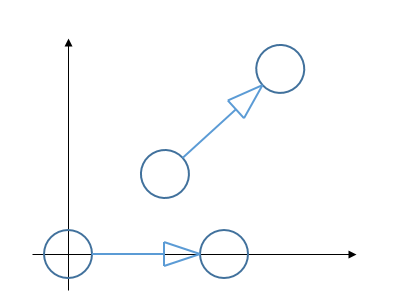
#> input picture fig.png, 393 x 300 px
$ python hough-transform.py
#> lines starting #> are read from the running program, lines starting #| are printed output that depends on the picture; after the words box and inside, x2 and y2 are one past the last pixel; in counts of white or black regions, pixels touching at a corner belong together
import cv2
import numpy as np
import matplotlib.pyplot as plt
import matplotlib.lines as mlines


def line_detection_non_vectorized(image, edge_image, num_rhos=180, num_thetas=180, t_count=220):
    edge_height, edge_width = edge_image.shape[:2]  # height and whdth
    edge_height_half, edge_width_half = edge_height / 2, edge_width / 2  # half
    #
    # diagonal hypothenuse
    d = np.sqrt(np.square(edge_height) + np.square(edge_width))
    dtheta = 180 / num_thetas  # 0 - 180
    drho = (2 * d) / num_rhos
    #
    thetas = np.arange(0, 180, step=dtheta)  # 180 values
    rhos = np.arange(-d, d, step=drho)  # accuracy
    #
    cos_thetas = np.cos(np.deg2rad(thetas))  # thetas cos acos+bsin
    sin_thetas = np.sin(np.deg2rad(thetas))  # thetas sin
    #
    accumulator = np.zeros((len(rhos), len(rhos)))  # intersect
    #
    figure = plt.figure(figsize=(12, 12))
    subplot1 = figure.add_subplot(1, 4, 1)
    subplot1.imshow(image)
    subplot2 = figure.add_subplot(1, 4, 2)
    subplot2.imshow(edge_image, cmap="gray")
    subplot3 = figure.add_subplot(1, 4, 3)
    subplot3.set_facecolor((0, 0, 0))
    subplot4 = figure.add_subplot(1, 4, 4)
    subplot4.imshow(image)
    #
    for y in range(edge_height):
        for x in range(edge_width):
            if edge_image[y][x] != 0:
                edge_point = [y - edge_height_half, x - edge_width_half]
                ys, xs = [], []
                for theta_idx in range(len(thetas)):
                    rho = (edge_point[1] * cos_thetas[theta_idx]) + \
                        (edge_point[0] * sin_thetas[theta_idx])
                    theta = thetas[theta_idx]
                    rho_idx = np.argmin(np.abs(rhos - rho))
                    accumulator[rho_idx][theta_idx] += 1
                    ys.append(rho)
                    xs.append(theta)
                subplot3.plot(xs, ys, color="white", alpha=0.05)

    for y in range(accumulator.shape[0]):
        for x in range(accumulator.shape[1]):
            if accumulator[y][x] > t_count:
                rho = rhos[y]
                theta = thetas[x]
                a = np.cos(np.deg2rad(theta))
                b = np.sin(np.deg2rad(theta))
                x0 = (a * rho) + edge_width_half
                y0 = (b * rho) + edge_height_half
                x1 = int(x0 + 1000 * (-b))
                y1 = int(y0 + 1000 * (a))
                x2 = int(x0 - 1000 * (-b))
                y2 = int(y0 - 1000 * (a))
                subplot3.plot([theta], [rho], marker='o', color="yellow")
                subplot4.add_line(mlines.Line2D([x1, x2], [y1, y2]))

    subplot3.invert_yaxis()
    subplot3.invert_xaxis()

    subplot1.title.set_text("Original Image")
    subplot2.title.set_text("Edge Image")
    subplot3.title.set_text("Hough Space")
    subplot4.title.set_text("Detected Lines")
    plt.show()
    return accumulator, rhos, thetas


if __name__ == "__main__":

    image = cv2.imread("fig.png")
#> image is the input picture: shape (300, 393, 3); mean B, G, R 252.6, 251.9, 251
    edge_image = cv2.cvtColor(image, cv2.COLOR_BGR2GRAY)  # gray scale
    edge_image = cv2.GaussianBlur(edge_image, (3, 3), 1)  # downscale
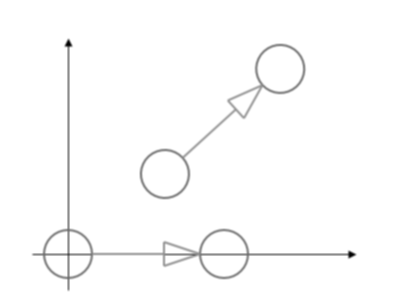
#> edge_image: shape (300, 393); min 0, max 255, mean 251.7
    edge_image = cv2.Canny(edge_image, 100, 200)  # white edges
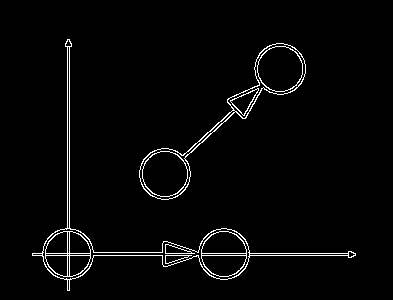
#> edge_image: shape (300, 393); 2.6% white in thin lines or dots, all inside (x1, y1, x2, y2) = (32, 39, 356, 291)
    line_detection_non_vectorized(image, edge_image)
#> after the loop in line_detection_non_vectorized, `for y in range(edge_height):`:
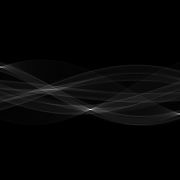
#> accumulator: shape (180, 180) float64; min 0, max 685, mean 16.9; drawn with min black and max white
#> in line_detection_non_vectorized, `plt.show()`:
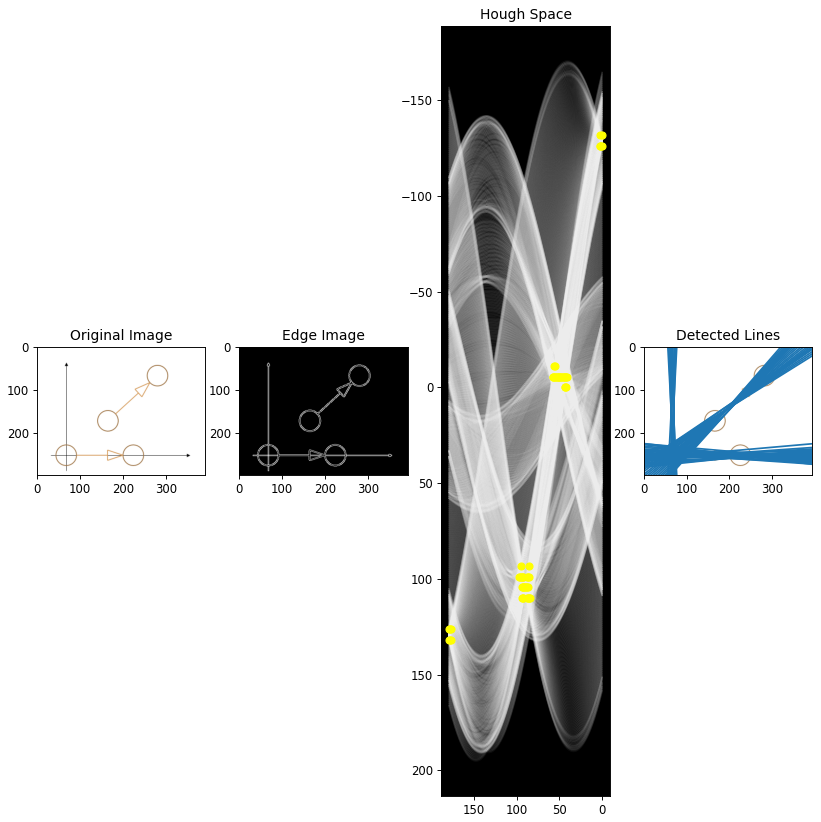
#> figure drawn by matplotlib, 4 panels; B, G, R data is drawn as R, G, B; panel 3: curve peaks at x = 179, y = 127.5; panel 3: curve peaks at x = 179, y = 126.5; panel 3: curve peaks at x = 179, y = 125.5
